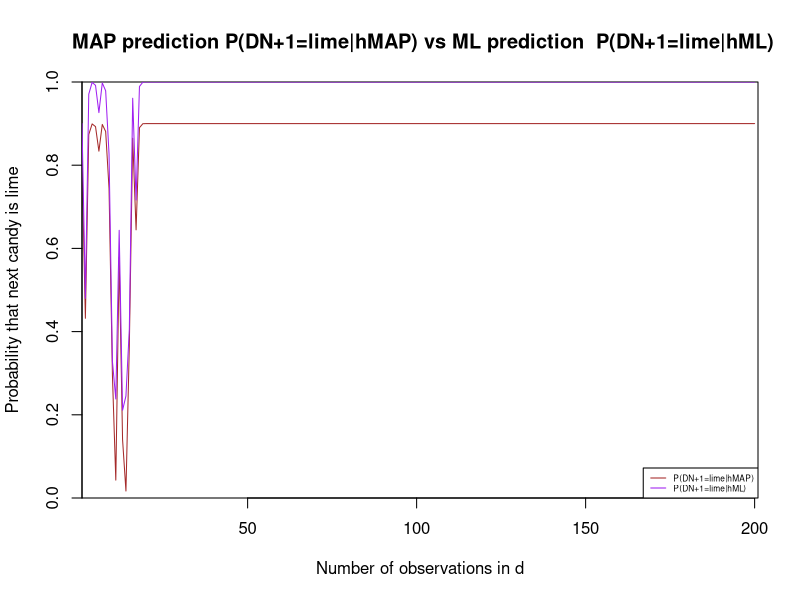
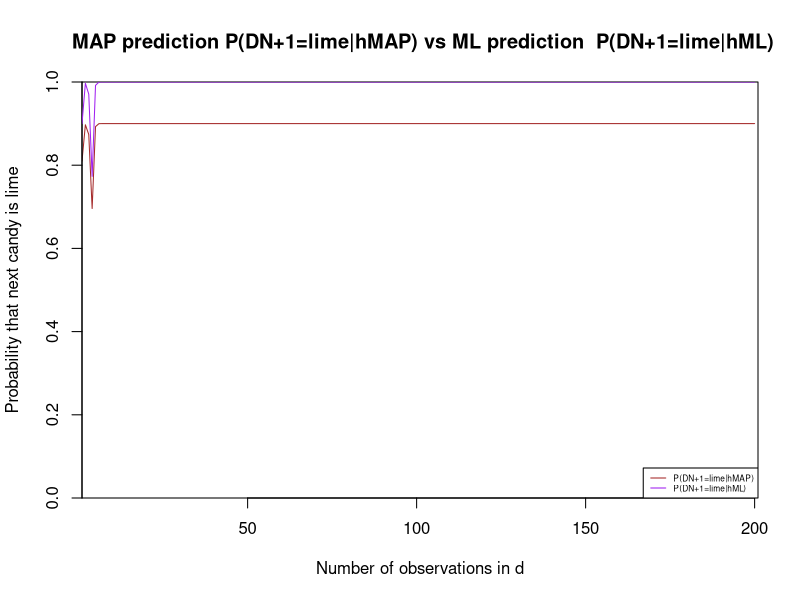

Write R code to recreate these figures, in order.
## ---- chunk 1
knitr::opts_chunk$set(echo = TRUE)
## ---- chunk 2

main_func <- function(givenData) {

  theta <- c(0.1/4, 0.1/4, 0.9, 0.1/4, 0.1/4)

  n <- length(givenData)

  candyData <- givenData

  phd1 <- c(0.1/4)
  phd2 <- c(0.1/4)
  phd3 <- c(0.9)
  phd4 <- c(0.1/4)
  phd5 <- c(0.1/4)


  for (d in candyData) {
    if (d == 1) {
      phd1 <- append(phd1, theta[1])
      phd2 <- append(phd2, theta[2])
      phd3 <- append(phd3, theta[3])
      phd4 <- append(phd4, theta[4])
      phd5 <- append(phd5, theta[5])
    }
    else {
      phd1 <- append(phd1, 1 - theta[1])
      phd2 <- append(phd2, 1 - theta[2])
      phd3 <- append(phd3, 1 - theta[3])
      phd4 <- append(phd4, 1 - theta[4])
      phd5 <- append(phd5, 1 - theta[5])
    }
  }

  hml <- c()
  hmap <- c()

  for (x in 2:(length(candyData) + 1)) {
    phd1[x] <- phd1[x - 1] * phd1[x]
    phd2[x] <- phd2[x - 1] * phd2[x]
    phd3[x] <- phd3[x - 1] * phd3[x]
    phd4[x] <- phd4[x - 1] * phd4[x]
    phd5[x] <- phd5[x - 1] * phd5[x]

    totx <- phd1[x] +
      phd2[x] +
      phd3[x] +
      phd4[x] +
      phd5[x]

    phd1[x] <- phd1[x] / totx
    phd2[x] <- phd2[x] / totx
    phd3[x] <- phd3[x] / totx
    phd4[x] <- phd4[x] / totx
    phd5[x] <- phd5[x] / totx

    hml <- append(hml, max(phd1[x - 1],
                           phd2[x - 1],
                           phd3[x - 1],
                           phd4[x - 1],
                           phd5[x - 1]))
    hmap <- append(hmap, max(phd1[x - 1] * theta[1],
                             phd2[x - 1] * theta[2],
                             phd3[x - 1] * theta[3],
                             phd4[x - 1] * theta[4],
                             phd5[x - 1] * theta[5]))
  }

  plot(hmap, type = "l", col = "brown", xlab = "Number of observations in d", ylab = "Probability that next candy is lime", xaxs = "i", yaxs = "i", xlim = c(1, (n + 1)), ylim = c(0, 1), main = " MAP prediction P(DN+1=lime|hMAP) vs ML prediction  P(DN+1=lime|hML)")

  legend("bottomright", legend = c("P(DN+1=lime|hMAP)", "P(DN+1=lime|hML)"),
         col = c("brown", "purple"), lty = 1, cex = 0.5)

  lines(hml, type = "l", col = "purple")
}
## ---- chunk 3
main_func(rbinom(200, 1, 0.5))
## ---- chunk 4
main_func(rbinom(200, 1, 0.75))
